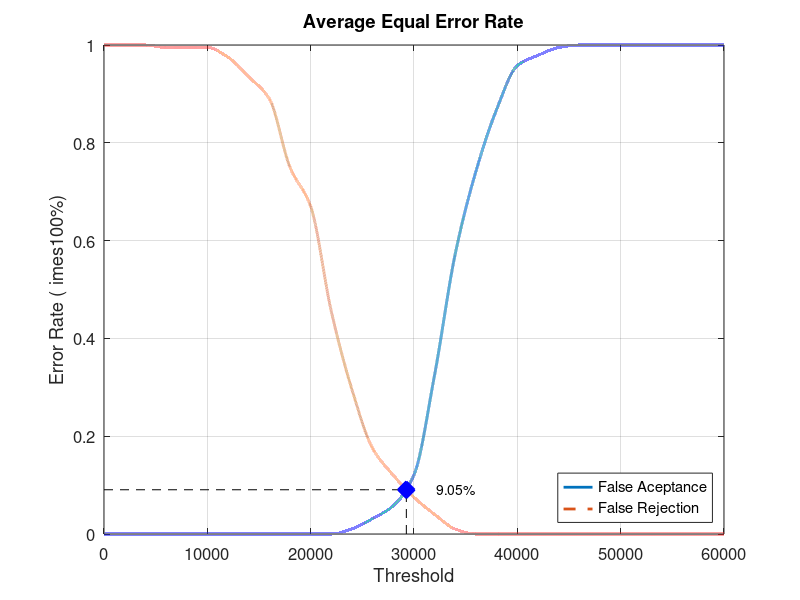
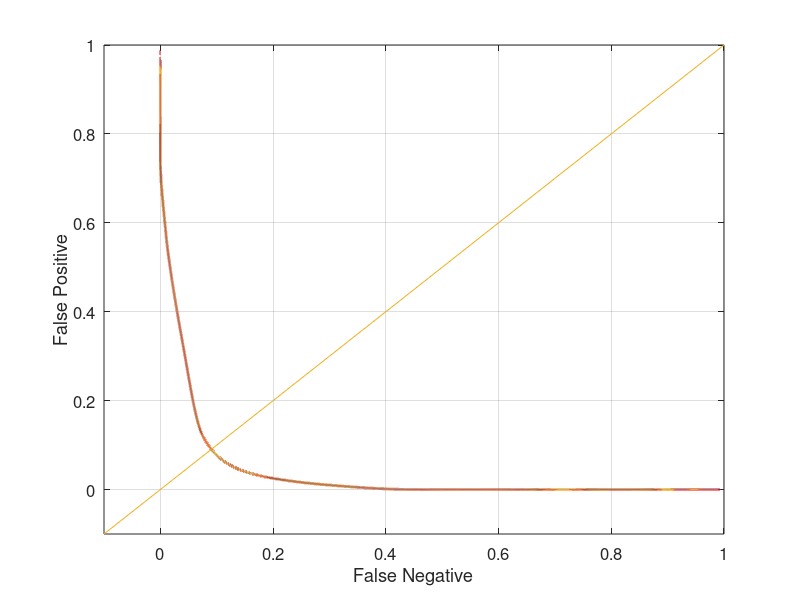

Write the MATLAB code that produced these figures, in order.
close all;
clear;
clc;
x = 0:2000:60000;
xq = 0:0.5:60000;

y0 = [0 0 0 0 0 0 0 0 0 0 0 0 0.0105263 0.0315789 0.0578947 0.121053 0.326316 0.573684 0.742105 0.868421 0.957895 0.978947 0.994737 1 1 1 1 1 1 1 1]
yy0 = interp1(x, y0, xq, 'pchip');
y1 = [1 1 1 0.995 0.995 0.995 0.975 0.935 0.89 0.75 0.67 0.455 0.295 0.175 0.12 0.075 0.04 0.01 0 0 0 0 0 0 0 0 0 0 0 0 0]
yy1 = interp1(x, y1, xq, 'pchip');

% Calculating EER: 
y2 = abs(y0 - y1);
find(y2 == min(y2))
yy2 = abs(yy0 - yy1);
xEER = find(yy2 == min(yy2));
xEERIndex = xq(xEER) % X-axis EER
yEER = yy0(xEER) % Y-axis EER

main = figure
plot(xq, yy0,'-','LineWidth', 2);	hold on
plot(xq, yy1,'--','LineWidth', 2);	hold on
plot([xEERIndex xEERIndex], [0 yEER], 'k--');	hold on
plot([0 xEERIndex], [yEER yEER], 'k--');	hold on
plot(xEERIndex, yEER, 'bx', 'LineWidth', 10);	hold on
text(xEERIndex + 10 * xEERIndex / 100, yEER, [num2str(round((10000 * yEER)) / 100) '%'])
legend('False Aceptance', 'False Rejection', 'Location', 'SouthEast')
xlabel('Threshold')
ylabel('Error Rate (	imes100%)')
title('Average Equal Error Rate')
set(gca, 'FontSize', 12)
axis([0 60000 0 1])
grid on

print(main, 'Database5_1Main', '-dpng');
FNRxFPR = figure('Color', [1 1 1]);
plot(yy1, yy0, '-', yy1, yy0, 'LineWidth', 2);
hold on
y = -0.1:0.1:1
plot(y, y); 
set(gca, 'FontSize', 12)
xlabel('False Negative')
ylabel('False Positive')
axis([-0.1 1 -0.1 1])
set(gca, 'FontSize', 12)
grid on

print(FNRxFPR, 'Database5_1FNRxFPR','-dpng');
